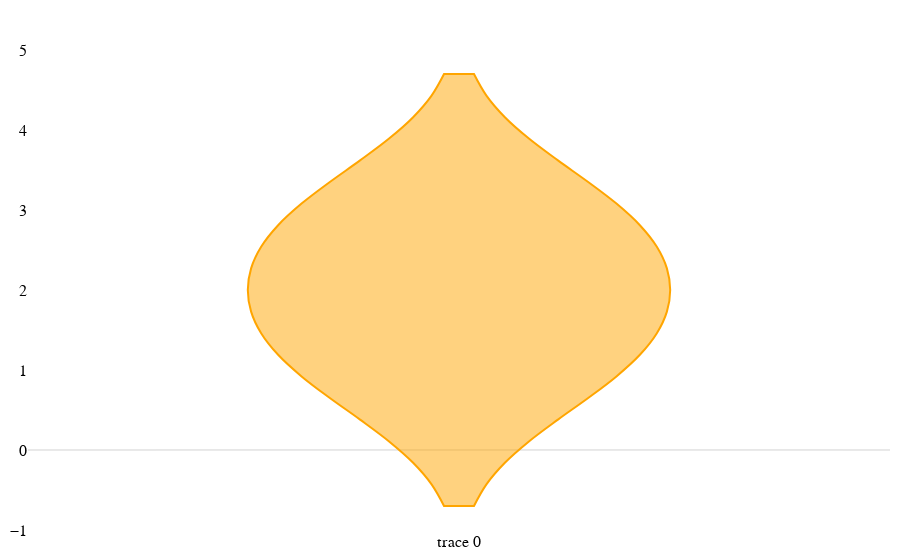

Notebook source saved alongside this figure:
### Markdown cell above
Wrapper for `go.Violin`.

### Code cell
pl.show(pl.violin([1, 2, 3]))

### Figure 1 — Plotly figure (JSON) as saved in the notebook; plotly's stock layout.template omitted (floating-point values rounded to 4 significant figures)
{"data": [{"box": {"visible": false}, "opacity": 1, "showlegend": false, "type": "violin", "y": [1, 2, 3]}], "layout": {}}
